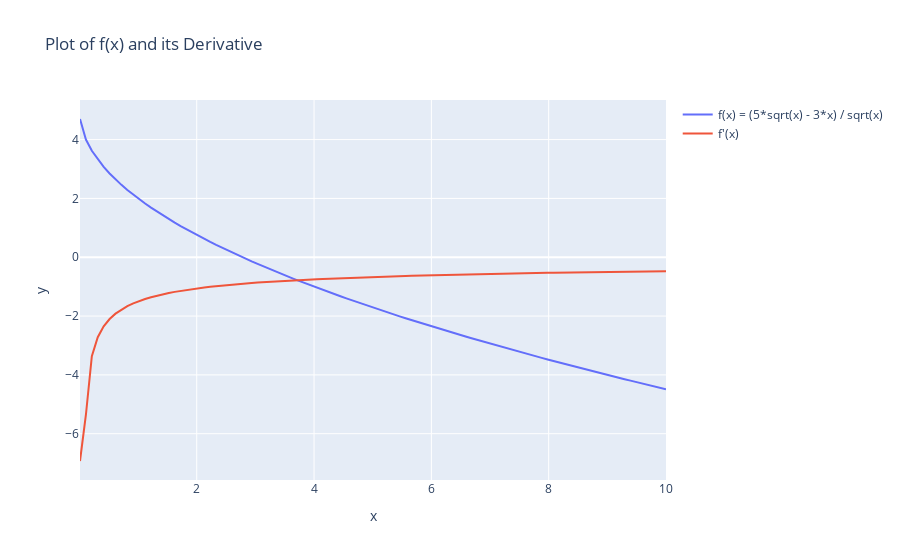

This figure's notebook cell:
### Code cell
def f(x):
    return (5 * np.sqrt(x) - 3 * x) / np.sqrt(x)

x_values = np.linspace(0.01, 10, 100)

df_dx = np.gradient(f(x_values), x_values)

fig = go.Figure()

fig.add_trace(go.Scatter(x=x_values, y=[f(x) for x in x_values], mode='lines', name='f(x) = (5*sqrt(x) - 3*x) / sqrt(x)'))
fig.add_trace(go.Scatter(x=x_values, y=df_dx, mode='lines', name="f'(x)"))

fig.update_layout(
    title="Plot of f(x) and its Derivative",
    xaxis_title="x",
    yaxis_title="y",
)

fig.show()
